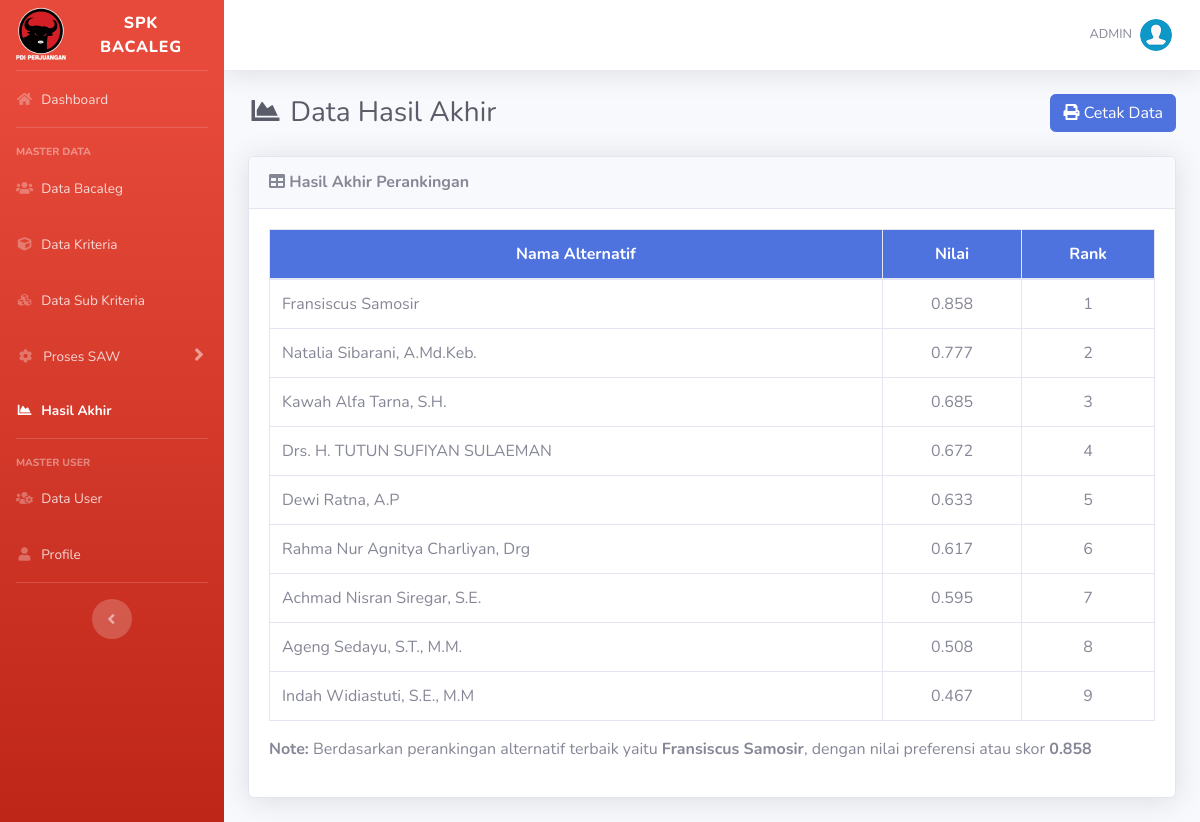
The page /hasil.php (signed in) on the database its author committed.
### tables this page shows
CREATE TABLE `hasil` (
  `id_hasil` int(11) NOT NULL,
  `kode_hasil` varchar(255) DEFAULT NULL,
  `id_alternatif` int(11) NOT NULL,
  `nilai` float NOT NULL
);

CREATE TABLE `alternatif` (
  `id_alternatif` int(11) NOT NULL,
  `alternatif` varchar(100) NOT NULL,
  `dapil` varchar(100) DEFAULT NULL,
  `kta` varchar(50) DEFAULT NULL,
  `alamat` text
);

### includes/functions.php (called while the page is built, shortened)
<?php
function get_role()
{
	if (isset($_SESSION['user_id']) && isset($_SESSION['role'])) {
		if ($_SESSION['role'] == '1') {
			return 'admin';
		} else {
			return 'user';
		}
	} else {
		return false;
	}
}
function custom_number_format($number)
{
	return (intval($number) == $number) ? intval($number) : number_format($number, 3);
}

### hasil.php (the view, shortened to what this page needs)
<?php
require_once('includes/init.php');
$user_role = get_role();
if ($user_role == 'admin' || $user_role == 'user') {
	require_once('template/header.php');
?>
	<div class="d-sm-flex align-items-center justify-content-between mb-4">
		<h1 class="h3 mb-0 text-gray-800"><i class="fas fa-fw fa-chart-area"></i> Data Hasil Akhir</h1>
		<a href="cetak.php" target="_blank" class="btn btn-primary"> <i class="fa fa-print"></i> Cetak Data </a>
	</div>
	<div class="card shadow mb-4">
		<div class="card-header py-3">
			<h6 class="m-0 font-weight-bold"><i class="fa fa-table"></i> Hasil Akhir Perankingan</h6>
		</div>
		<div class="card-body">
			<div class="table-responsive">
				<table class="table table-bordered" width="100%" cellspacing="0">
					<thead class="bg-primary text-white">
						<tr align="center">
							<th>Nama Alternatif</th>
							<th>Nilai</th>
							<th width="15%">Rank</th>
					</thead>
					<tbody>
						<?php
						$no = 0;
						$rank = [];
						$nilai = [];
						$query = mysqli_query($koneksi, "SELECT * FROM hasil JOIN alternatif ON hasil.id_alternatif=alternatif.id_alternatif ORDER BY hasil.nilai DESC");
						while ($data = mysqli_fetch_array($query)) {
							$no++;
							$rank[] = $data['alternatif'];
							$nilai[] = $data['nilai'];
						?>
							<tr align="center">
								<td align="left"><?= $data['alternatif'] ?></td>
								<td><?= custom_number_format($data['nilai']) ?></td>
								<td><?= $no; ?></td>
							</tr>
						<?php } ?>
					</tbody>
				</table>
				<p><b>Note:</b> Berdasarkan perankingan alternatif terbaik yaitu <b><?= $rank[0] ?></b>, dengan nilai preferensi atau skor <b><?= custom_number_format($nilai[0]) ?></b></p>
			</div>
		</div>
	</div>
<?php
	require_once('template/footer.php');
} else {
	header('Location: login.php');
}
?>

### rows shown on the page
hasil: id_alternatif.alternatif "Fransiscus Samosir", nilai "0.858"
hasil: id_alternatif.alternatif "Natalia Sibarani, A.Md.Keb.", nilai "0.777"
hasil: id_alternatif.alternatif "Kawah Alfa Tarna, S.H.", nilai "0.685"
hasil: id_alternatif.alternatif "Drs. H. TUTUN SUFIYAN SULAEMAN", nilai "0.672"
hasil: id_alternatif.alternatif "Dewi Ratna, A.P", nilai "0.633"
hasil: id_alternatif.alternatif "Rahma Nur Agnitya Charliyan, Drg", nilai "0.617"
hasil: id_alternatif.alternatif "Achmad Nisran Siregar, S.E.", nilai "0.595"
hasil: id_alternatif.alternatif "Ageng Sedayu, S.T., M.M.", nilai "0.508"
hasil: id_alternatif.alternatif "Indah Widiastuti, S.E., M.M", nilai "0.467"

### other values the page prints
$_SESSION['username'] "ADMIN"
$rank[0] "Fransiscus Samosir"
custom_number_format($nilai[0]) "0.858"
